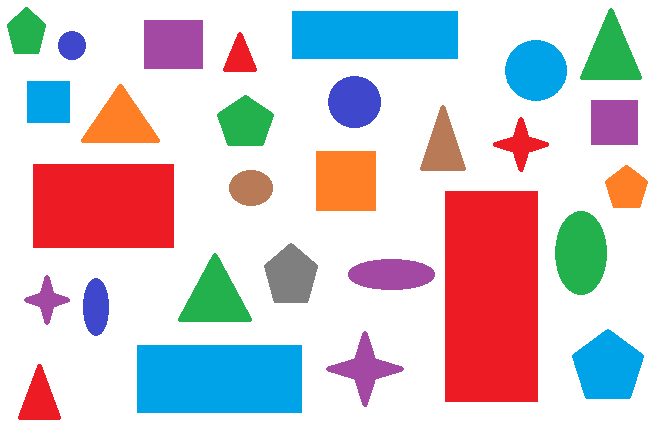
#> input picture ctwJ5.png, 666 x 437 px, given in place of the camera
$ python videocapture.py
#> lines starting #> are read from the running program, lines starting #| are printed output that depends on the picture; after the words box and inside, x2 and y2 are one past the last pixel; in counts of white or black regions, pixels touching at a corner belong together
import numpy as np
import cv2

cap = cv2.VideoCapture(0)

while(True):
    # Capture frame-by-frame
    ret, img = cap.read()
#> img is the input picture: shape (437, 666, 3); mean B, G, R 207.4, 201.7, 212.2
    hsv = cv2.cvtColor(img,cv2.COLOR_BGR2HSV)
#> hsv: shape (437, 666, 3); mean H, S, V 40.6, 73.4, 242

    yellow_lower = np.array([40, 100, 100])
    yellow_upper = np.array([100, 255, 255])
    mask_yellow = cv2.inRange(hsv, yellow_lower, yellow_upper)
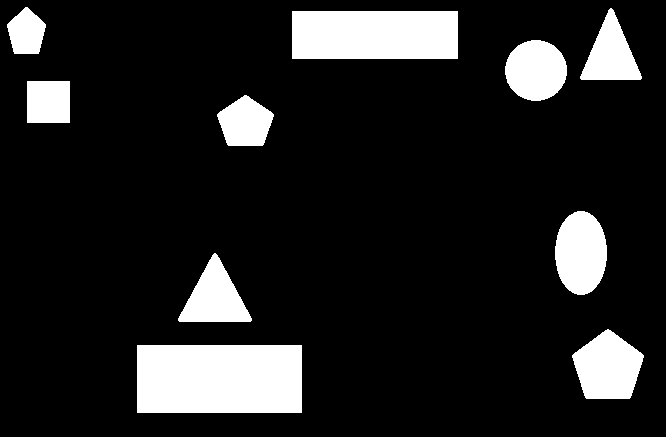
#> mask_yellow: shape (437, 666); 13.6% white; 10 white regions

    contours,hierarchy = cv2.findContours(mask_yellow, cv2.RETR_TREE, cv2.CHAIN_APPROX_SIMPLE)
#> contours = 10 contours; largest, box (x1, y1, x2, y2) and area: (137, 345, 302, 413) 10988, (292, 11, 458, 59) 7755, (572, 329, 644, 399) 3458, (555, 211, 607, 295) 3337, (505, 40, 567, 101) 2866
    if contours:
        cnt = max(contours, key = cv2.contourArea)
#> cnt = [[137, 345], [137, 412], [301, 412], [301, 345]]

        rect = cv2.minAreaRect(cnt)
#> rect = ((219, 378.5), (67, 164), -90)
        box = cv2.boxPoints(rect)
#> box = [[301, 412], [137, 412], [137, 345], [301, 345]]
        box = np.int0(box)
#> box = [[300, 411], [136, 411], [137, 344], [300, 344]]
        cv2.drawContours(img,[box],0,(0,0,255),2)
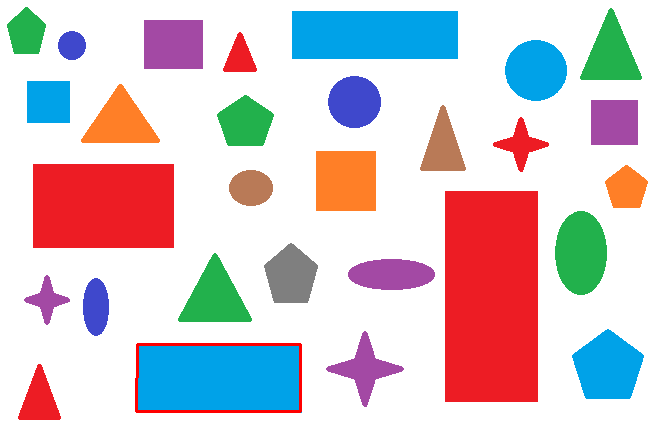
#> img: shape (437, 666, 3); 0.47% of pixels changed, all inside (x1, y1, x2, y2) = (135, 343, 302, 413)

    cv2.imshow('frame',img)
    if cv2.waitKey(1) & 0xFF == ord('q'):
#> (key q is pressed here)
        break

# When everything done, release the capture
cap.release()
cv2.destroyAllWindows()
